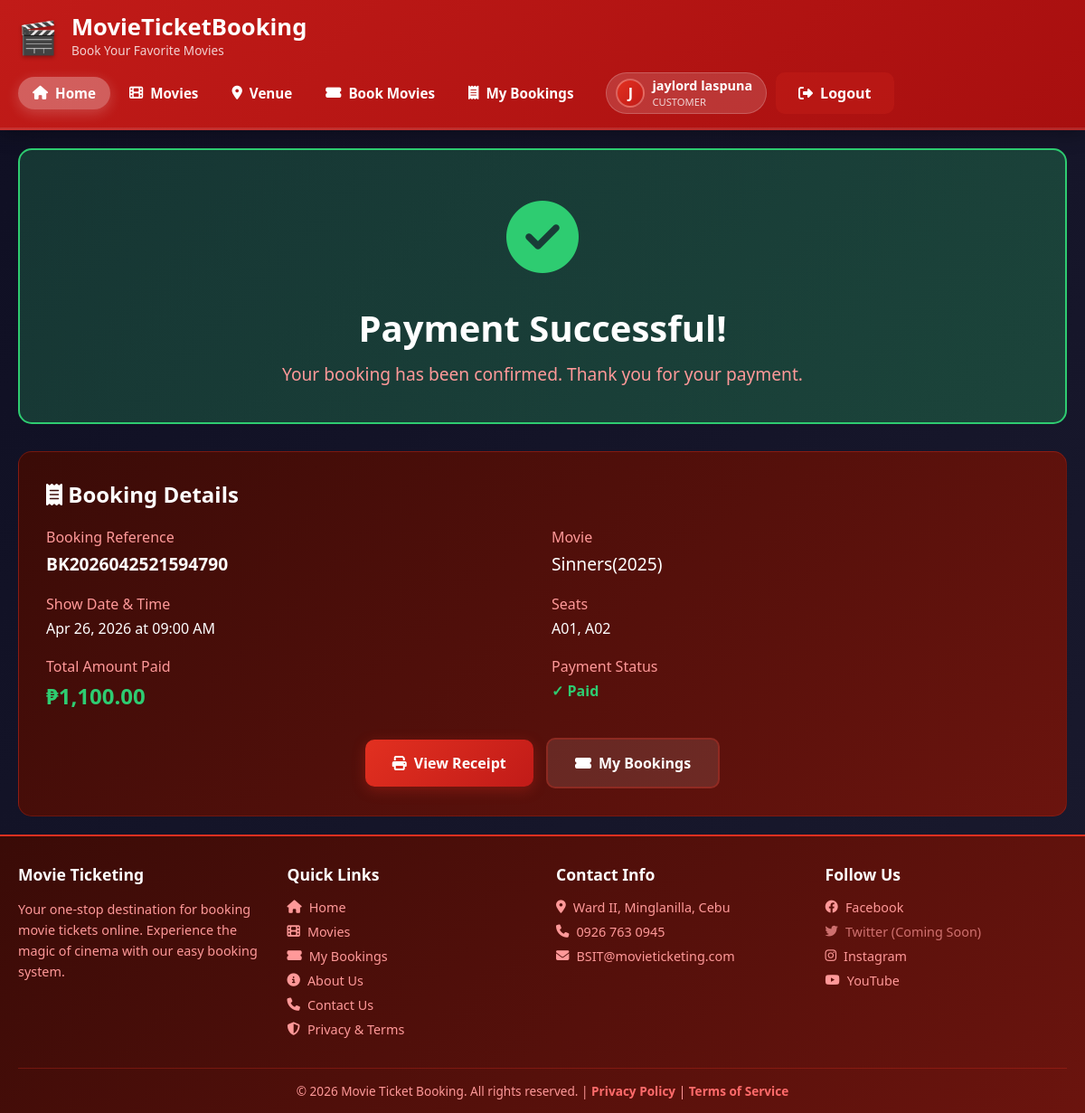
/pages/customer/paymongo-success.php?booking_id=1 (signed in), run on the app's committed database.
### tables this page shows
CREATE TABLE `tbl_booking` (
  `b_id` int(11) NOT NULL,
  `u_id` int(11) NOT NULL,
  `movie_name` varchar(255) NOT NULL,
  `venue_id` int(11) DEFAULT NULL,
  `show_date` date DEFAULT NULL,
  `showtime` time NOT NULL,
  `booking_fee` decimal(10,2) DEFAULT 0.00,
  `status` enum('Ongoing','Done','Cancelled') DEFAULT 'Ongoing',
  `booking_date` timestamp NOT NULL DEFAULT current_timestamp(),
  `payment_status` enum('Pending','Paid','Refunded','Pending Verification') DEFAULT 'Pending',
  `attendance_status` enum('Pending','Present','Completed') DEFAULT 'Pending',
  `is_visible` tinyint(1) DEFAULT 1,
  `booking_reference` varchar(20) DEFAULT NULL,
  `qr_code` varchar(255) DEFAULT NULL,
  `verified_at` timestamp NULL DEFAULT NULL,
  `verified_by` int(11) DEFAULT NULL
);

### pages/customer/paymongo-success.php (the view, shortened to what this page needs)
<?php
$root_dir = dirname(dirname(__DIR__));
$conn = get_db();
$user_id = $_SESSION['user_id'];
$booking_id = isset($_GET['booking_id']) ? intval($_GET['booking_id']) : 0;
$booking_stmt = $conn->prepare("
    SELECT
        b.*,
        GROUP_CONCAT(bs.seat_number ORDER BY bs.seat_number SEPARATOR ', ') as seat_list,
        m.poster_url
    FROM tbl_booking b
    LEFT JOIN booked_seats bs ON b.b_id = bs.booking_id
    LEFT JOIN movies m ON b.movie_name = m.title
    WHERE b.b_id = ? AND b.u_id = ?
    GROUP BY b.b_id
");
$booking_stmt->bind_param("ii", $booking_id, $user_id);
$booking_stmt->execute();
$booking_result = $booking_stmt->get_result();
$booking = $booking_result->fetch_assoc();
require_once $root_dir . '/partials/header.php';
?>
<div class="payment-container" style="max-width: 1200px; margin: 0 auto; padding: 20px;">
    <div style="background: linear-gradient(135deg, rgba(46, 204, 113, 0.2), rgba(39, 174, 96, 0.3));
         border-radius: 15px; padding: 40px; text-align: center; border: 2px solid #2ecc71; margin-bottom: 30px;">
        <div style="font-size: 5rem; color: #2ecc71; margin-bottom: 20px;">
            <i class="fas fa-check-circle"></i>
        </div>
        <h1 style="color: white; font-size: 2.5rem; margin-bottom: 10px; font-weight: 800;">
            Payment Successful!
        </h1>
        <p style="color: var(--pale-red); font-size: 1.2rem;">
            Your booking has been confirmed. Thank you for your payment.
        </p>
    </div>
    <div style="background: linear-gradient(135deg, var(--bg-card) 0%, var(--bg-card-light) 100%);
         border-radius: 15px; padding: 30px; border: 1px solid rgba(226, 48, 32, 0.3);">
        <h2 style="color: white; font-size: 1.5rem; margin-bottom: 20px; font-weight: 700;">
            <i class="fas fa-receipt"></i> Booking Details
        </h2>
        <div style="display: grid; grid-template-columns: 1fr 1fr; gap: 20px; margin-bottom: 30px;">
            <div>
                <p style="color: var(--pale-red); margin-bottom: 5px;">Booking Reference</p>
                <p style="color: white; font-size: 1.2rem; font-weight: 700;"><?php echo $booking['booking_reference']; ?></p>
            </div>
            <div>
                <p style="color: var(--pale-red); margin-bottom: 5px;">Movie</p>
                <p style="color: white; font-size: 1.2rem;"><?php echo $booking['movie_name']; ?></p>
            </div>
            <div>
                <p style="color: var(--pale-red); margin-bottom: 5px;">Show Date & Time</p>
                <p style="color: white;">
                    <?php echo date('M d, Y', strtotime($booking['show_date'])); ?> at
                    <?php echo date('h:i A', strtotime($booking['showtime'])); ?>
                </p>
            </div>
            <div>
                <p style="color: var(--pale-red); margin-bottom: 5px;">Seats</p>
                <p style="color: white;"><?php echo $booking['seat_list']; ?></p>
            </div>
            <div>
                <p style="color: var(--pale-red); margin-bottom: 5px;">Total Amount Paid</p>
                <p style="color: #2ecc71; font-size: 1.5rem; font-weight: 800;">
                    ₱<?php echo number_format($booking['booking_fee'], 2); ?>
                </p>
            </div>
            <div>
                <p style="color: var(--pale-red); margin-bottom: 5px;">Payment Status</p>
                <p style="color: #2ecc71; font-weight: 600;">✓ Paid</p>
            </div>
        </div>
        <div style="text-align: center; margin-top: 30px;">
            <a href="<?php echo SITE_URL; ?>index.php?page=customer/receipt&id=<?php echo $booking_id; ?>" class="btn btn-primary" style="padding: 15px 30px; margin-right: 10px;">
                <i class="fas fa-print"></i> View Receipt
            </a>
            <a href="<?php echo SITE_URL; ?>index.php?page=customer/my-bookings" class="btn btn-secondary" style="padding: 15px 30px;">
                <i class="fas fa-ticket-alt"></i> My Bookings
            </a>
        </div>
    </div>
</div>
<?php
require_once $root_dir . '/partials/footer.php';
?>

### partials/header.php (style rules this page uses)
:root { --primary-red: #e23020; --dark-red: #c11b18; --deep-red: #a80f0f; --light-red: #ff6b6b; --pale-red: #ff9999; --bg-dark: #0f0f23; --bg-darker: #1a1a2e; --bg-card: #3a0b07; --bg-card-light: #6b140e; }
* { margin: 0; padding: 0; box-sizing: border-box; }
body { font-family: 'Segoe UI', Tahoma, Geneva, Verdana, sans-serif; background: linear-gradient(135deg, var(--bg-dark) 0%, var(--bg-darker) 100%); color: white; min-height: 100vh; display: flex; flex-direction: column; }
.btn { padding: 8px 16px; text-decoration: none; border-radius: 8px; font-weight: 600; transition: all 0.3s ease; display: inline-flex; align-items: center; gap: 8px; border: none; cursor: pointer; font-size: 0.9rem; }
.btn-primary { background: rgba(255, 255, 255, 0.2); color: white; border: 2px solid rgba(255, 255, 255, 0.3); }
.btn-secondary { background: rgba(255, 255, 255, 0.1); color: white; border: 2px solid rgba(255, 255, 255, 0.3); }

### pages/customer/paymongo-success.php (style rules this page uses)
.btn { padding: 12px 25px; text-decoration: none; border-radius: 10px; font-weight: 600; transition: all 0.3s ease; display: inline-flex; align-items: center; justify-content: center; gap: 8px; border: none; cursor: pointer; font-size: 1rem; }
.btn-primary { background: linear-gradient(135deg, var(--primary-red) 0%, var(--dark-red) 100%); color: white; box-shadow: 0 4px 15px rgba(226, 48, 32, 0.3); }
.btn-secondary { background: rgba(255, 255, 255, 0.1); color: white; border: 2px solid rgba(226, 48, 32, 0.3); }
:root { --primary-red: #e23020; --dark-red: #c11b18; --deep-red: #a80f0f; --light-red: #ff6b6b; --pale-red: #ff9999; --bg-dark: #0f0f23; --bg-darker: #1a1a2e; --bg-card: #3a0b07; --bg-card-light: #6b140e; }

### data on the page
tbl_booking: booking_reference "BK2026042521594790", movie_name "Sinners(2025)", show_date "Apr 26, 2026", showtime "09:00 AM", booking_fee "1,100.00"

### other printed values
substr($_SESSION['user_name'], 0, 1) "J"
$_SESSION['user_name'] "jaylord laspuna"
$_SESSION['user_role'] "CUSTOMER"
$booking['seat_list'] "A01, A02"
